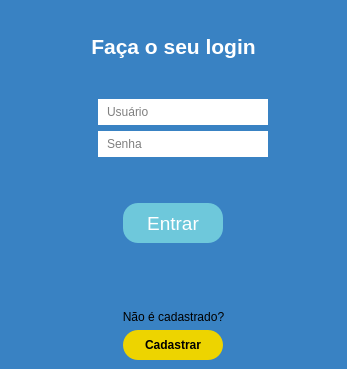
<?xml version="1.0" encoding="UTF-8"?>
<ui version="4.0">
 <class>Login</class>
 <widget class="QMainWindow" name="Login">
  <property name="geometry">
   <rect>
    <x>0</x>
    <y>0</y>
    <width>347</width>
    <height>369</height>
   </rect>
  </property>
  <property name="minimumSize">
   <size>
    <width>347</width>
    <height>369</height>
   </size>
  </property>
  <property name="maximumSize">
   <size>
    <width>347</width>
    <height>369</height>
   </size>
  </property>
  <property name="windowTitle">
   <string>Login</string>
  </property>
  <property name="styleSheet">
   <string notr="true">background-color: rgb(57, 130, 195);</string>
  </property>
  <widget class="QWidget" name="centralwidget">
   <layout class="QVBoxLayout" name="verticalLayout">
    <property name="leftMargin">
     <number>9</number>
    </property>
    <property name="topMargin">
     <number>9</number>
    </property>
    <item>
     <widget class="QLabel" name="lbl_login">
      <property name="font">
       <font>
        <pointsize>16</pointsize>
        <weight>75</weight>
        <bold>true</bold>
       </font>
      </property>
      <property name="styleSheet">
       <string notr="true">font-size: 16pt;
color: white;</string>
      </property>
      <property name="text">
       <string>Faça o seu login</string>
      </property>
      <property name="alignment">
       <set>Qt::AlignCenter</set>
      </property>
     </widget>
    </item>
    <item>
     <widget class="QWidget" name="inputWidget" native="true">
      <layout class="QFormLayout" name="formLayout">
       <property name="labelAlignment">
        <set>Qt::AlignCenter</set>
       </property>
       <property name="formAlignment">
        <set>Qt::AlignCenter</set>
       </property>
       <item row="0" column="1">
        <widget class="QLineEdit" name="usuario">
         <property name="maximumSize">
          <size>
           <width>170</width>
           <height>50</height>
          </size>
         </property>
         <property name="styleSheet">
          <string notr="true">*{
background-color: #fff;
border-radius: 15px;
padding: 5px;
padding-left: 7px;
}
QLineEdit:focus{
border: 2px solid #edd400;
}</string>
         </property>
         <property name="maxLength">
          <number>20</number>
         </property>
         <property name="placeholderText">
          <string>Usuário</string>
         </property>
        </widget>
       </item>
       <item row="0" column="0">
        <widget class="QLabel" name="lbl_login_img">
         <property name="maximumSize">
          <size>
           <width>30</width>
           <height>30</height>
          </size>
         </property>
         <property name="text">
          <string/>
         </property>
         <property name="pixmap">
          <pixmap resource="../resources/resourcesLogin.qrc">:/icons/img/icoLogin.png</pixmap>
         </property>
         <property name="scaledContents">
          <bool>true</bool>
         </property>
         <property name="alignment">
          <set>Qt::AlignCenter</set>
         </property>
        </widget>
       </item>
       <item row="1" column="1">
        <widget class="QLineEdit" name="senha">
         <property name="maximumSize">
          <size>
           <width>170</width>
           <height>50</height>
          </size>
         </property>
         <property name="styleSheet">
          <string notr="true">*{
background-color: #fff;
border-radius: 15px;
padding: 5px;
padding-left: 7px;
}
QLineEdit:focus{
border: 2px solid #edd400;
}</string>
         </property>
         <property name="maxLength">
          <number>20</number>
         </property>
         <property name="echoMode">
          <enum>QLineEdit::Password</enum>
         </property>
         <property name="placeholderText">
          <string>Senha</string>
         </property>
        </widget>
       </item>
       <item row="1" column="0">
        <widget class="QLabel" name="lbl_senha_img">
         <property name="maximumSize">
          <size>
           <width>30</width>
           <height>30</height>
          </size>
         </property>
         <property name="text">
          <string/>
         </property>
         <property name="pixmap">
          <pixmap resource="../resources/resourcesLogin.qrc">:/icons/img/icoSenha.png</pixmap>
         </property>
         <property name="scaledContents">
          <bool>true</bool>
         </property>
        </widget>
       </item>
      </layout>
     </widget>
    </item>
    <item>
     <widget class="QLabel" name="lbl_erro">
      <property name="maximumSize">
       <size>
        <width>16777215</width>
        <height>25</height>
       </size>
      </property>
      <property name="font">
       <font>
        <pointsize>12</pointsize>
        <weight>75</weight>
        <bold>true</bold>
       </font>
      </property>
      <property name="styleSheet">
       <string notr="true">color: rgb(237, 212, 0);</string>
      </property>
      <property name="text">
       <string/>
      </property>
      <property name="alignment">
       <set>Qt::AlignCenter</set>
      </property>
     </widget>
    </item>
    <item alignment="Qt::AlignHCenter">
     <widget class="QPushButton" name="btn_entrar">
      <property name="enabled">
       <bool>true</bool>
      </property>
      <property name="minimumSize">
       <size>
        <width>100</width>
        <height>40</height>
       </size>
      </property>
      <property name="maximumSize">
       <size>
        <width>100</width>
        <height>40</height>
       </size>
      </property>
      <property name="font">
       <font>
        <pointsize>14</pointsize>
        <weight>50</weight>
        <bold>false</bold>
       </font>
      </property>
      <property name="cursor">
       <cursorShape>PointingHandCursor</cursorShape>
      </property>
      <property name="layoutDirection">
       <enum>Qt::LeftToRight</enum>
      </property>
      <property name="autoFillBackground">
       <bool>false</bool>
      </property>
      <property name="styleSheet">
       <string notr="true">*{
background-color: #6EC8DB;
border-radius: 15px;
color: white;
}
QPushButton:hover{
background-color:#60afbf;
}</string>
      </property>
      <property name="text">
       <string>Entrar</string>
      </property>
      <property name="checkable">
       <bool>false</bool>
      </property>
      <property name="checked">
       <bool>false</bool>
      </property>
      <property name="autoRepeat">
       <bool>false</bool>
      </property>
      <property name="default">
       <bool>true</bool>
      </property>
      <property name="flat">
       <bool>false</bool>
      </property>
     </widget>
    </item>
    <item>
     <widget class="QLabel" name="lbl_cadastro">
      <property name="text">
       <string>Não é cadastrado?</string>
      </property>
      <property name="alignment">
       <set>Qt::AlignBottom|Qt::AlignHCenter</set>
      </property>
     </widget>
    </item>
    <item alignment="Qt::AlignHCenter">
     <widget class="QPushButton" name="btn_cadastrar">
      <property name="minimumSize">
       <size>
        <width>100</width>
        <height>30</height>
       </size>
      </property>
      <property name="maximumSize">
       <size>
        <width>100</width>
        <height>30</height>
       </size>
      </property>
      <property name="font">
       <font>
        <weight>75</weight>
        <bold>true</bold>
       </font>
      </property>
      <property name="cursor">
       <cursorShape>PointingHandCursor</cursorShape>
      </property>
      <property name="styleSheet">
       <string notr="true">*{
background-color: #edd400;
border-radius: 15px;
}
QPushButton:hover{
background-color: #d1bc08;
}

</string>
      </property>
      <property name="text">
       <string>Cadastrar</string>
      </property>
     </widget>
    </item>
   </layout>
  </widget>
 </widget>
 <tabstops>
  <tabstop>usuario</tabstop>
  <tabstop>senha</tabstop>
  <tabstop>btn_entrar</tabstop>
  <tabstop>btn_cadastrar</tabstop>
 </tabstops>
 <resources>
  <include location="../resources/resourcesLogin.qrc"/>
 </resources>
 <connections/>
</ui>
